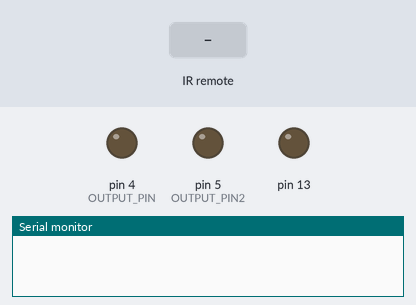
Bench run of a sketch on a simulated Arduino Uno, built with avr-gcc and run on an emulated ATmega328P. On the bench: output pins drawn as LEDs (lit = HIGH), the last lines printed to the serial monitor. The test bench sets the inputs (shaded band).

Above: at 1.2 s.
1.3 s: infrared code 0xFFA25D received
At 2.2 s:
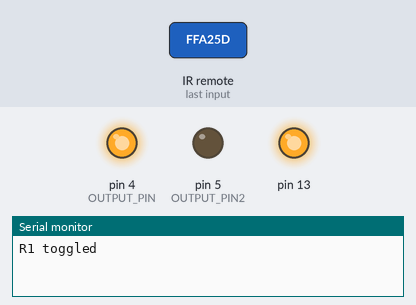
Timing chart, 0 to 4.3 s (numbered marks = the images above; inputs shaded):
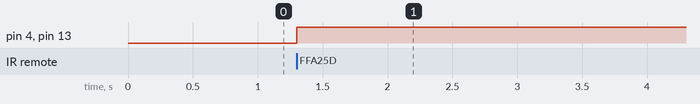

Measured:
- after the input at 1.3 s, pin 4 (OUTPUT_PIN), pin 13: LOW → HIGH at once

The sketch:

sketch_reay_togge2R.ino
```cpp
#include <IRremote.h>
int RECV_PIN = 11;
int OUTPUT_PIN = 4;
int OUTPUT_PIN2 = 5;

IRrecv irrecv(RECV_PIN);
decode_results results;
void setup()
{
  pinMode(OUTPUT_PIN, OUTPUT);
    pinMode(OUTPUT_PIN2, OUTPUT);
  pinMode(13, OUTPUT);
      Serial.begin(9600);
  irrecv.enableIRIn(); // Start the receiver
}
int on = 0;
unsigned long last = millis();
void loop() {
  if (irrecv.decode(&results)) {
    if (results.value == 0xFFA25D) { // ch- button
      if (millis() - last > 250) {
        on = !on; // IR received, toggle the relay
        digitalWrite(OUTPUT_PIN, on ? HIGH : LOW);
        digitalWrite(13, on ? HIGH : LOW);
    Serial.println("R1 toggled");
      }
      last = millis();
    }
    irrecv.resume(); // Receive the next value
  }
    if (irrecv.decode(&results)) {
    if (results.value == 0xFF30CF) { // ch- button
      if (millis() - last > 250) {
        on = !on; // IR received, toggle the relay
        digitalWrite(OUTPUT_PIN2, on ? HIGH : LOW);
        digitalWrite(13, on ? HIGH : LOW);
    Serial.println("R2 toggled");
      }
      last = millis();
    }
    irrecv.resume(); // Receive the next value
  }
}
```
